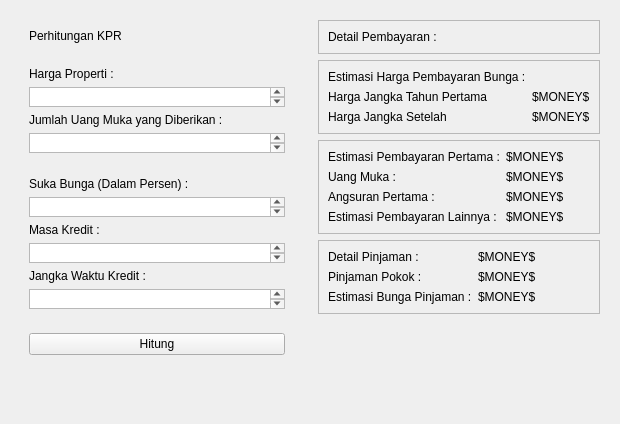
            <widget class="QWidget" name="PerhitunganKPRPage">
             <layout class="QHBoxLayout" name="horizontalLayout_25">
              <item>
               <widget class="QWidget" name="InputPerhitunganPageContainer" native="true">
                <layout class="QVBoxLayout" name="verticalLayout_44">
                 <item>
                  <widget class="QWidget" name="PerhitunganKPRContainer" native="true">
                   <layout class="QVBoxLayout" name="verticalLayout_45">
                    <item>
                     <widget class="QLabel" name="PerhitunganKPRLabel">
                      <property name="text">
                       <string>Perhitungan KPR</string>
                      </property>
                     </widget>
                    </item>
                   </layout>
                  </widget>
                 </item>
                 <item alignment="Qt::AlignTop">
                  <widget class="QWidget" name="PerhitunganKPRHargaContainer" native="true">
                   <layout class="QVBoxLayout" name="verticalLayout_46">
                    <item>
                     <widget class="QLabel" name="PerhitunganKPRHargaPropertiLabel">
                      <property name="text">
                       <string>Harga Properti :</string>
                      </property>
                     </widget>
                    </item>
                    <item>
                     <widget class="QTextEdit" name="PerhitunganKPRUangMukaTextEdit">
                      <property name="maximumSize">
                       <size>
                        <width>300</width>
                        <height>20</height>
                       </size>
                      </property>
                     </widget>
                    </item>
                    <item>
                     <widget class="QLabel" name="PerhitunganKPRUangMukaLabel">
                      <property name="text">
                       <string>Jumlah Uang Muka yang Diberikan :</string>
                      </property>
                     </widget>
                    </item>
                    <item>
                     <widget class="QTextEdit" name="PerhitunganKPRHargaPropertiTextEdit">
                      <property name="maximumSize">
                       <size>
                        <width>300</width>
                        <height>20</height>
                       </size>
                      </property>
                     </widget>
                    </item>
                   </layout>
                  </widget>
                 </item>
                 <item alignment="Qt::AlignTop">
                  <widget class="QWidget" name="PerhitunganKPRSukuBungaContainer" native="true">
                   <layout class="QVBoxLayout" name="verticalLayout_47">
                    <item>
                     <widget class="QLabel" name="PerhitunganKPRPersentaseSukuBungaLabel">
                      <property name="text">
                       <string>Suka Bunga (Dalam Persen) :</string>
                      </property>
                     </widget>
                    </item>
                    <item>
                     <widget class="QTextEdit" name="PerhitunganKPRMasaKreditLabelTextEdit">
                      <property name="maximumSize">
                       <size>
                        <width>300</width>
                        <height>20</height>
                       </size>
                      </property>
                     </widget>
                    </item>
                    <item>
                     <widget class="QLabel" name="PerhitunganKPRMasaKreditLabel">
                      <property name="text">
                       <string>Masa Kredit :</string>
                      </property>
                     </widget>
                    </item>
                    <item>
                     <widget class="QTextEdit" name="PerhitunganKPRJangkaWaktuKreditTextEdit">
                      <property name="maximumSize">
                       <size>
                        <width>300</width>
                        <height>20</height>
                       </size>
                      </property>
                     </widget>
                    </item>
                    <item>
                     <widget class="QLabel" name="PerhitunganKPRJangkaWaktuKreditLabel">
                      <property name="text">
                       <string>Jangka Waktu Kredit :</string>
                      </property>
                     </widget>
                    </item>
                    <item>
                     <widget class="QTextEdit" name="PerhitunganKPRPersentaseSukuBungaLabelTextEdit">
                      <property name="maximumSize">
                       <size>
                        <width>300</width>
                        <height>20</height>
                       </size>
                      </property>
                     </widget>
                    </item>
                   </layout>
                  </widget>
                 </item>
                 <item alignment="Qt::AlignTop">
                  <widget class="QWidget" name="PerhitunganKPRCalculateButtonContainer" native="true">
                   <layout class="QVBoxLayout" name="verticalLayout_48">
                    <item>
                     <widget class="QPushButton" name="PerhitunganKPRCalculateButton">
                      <property name="text">
                       <string>Hitung</string>
                      </property>
                     </widget>
                    </item>
                   </layout>
                  </widget>
                 </item>
                 <item>
                  <spacer name="verticalSpacer_9">
                   <property name="orientation">
                    <enum>Qt::Vertical</enum>
                   </property>
                   <property name="sizeHint" stdset="0">
                    <size>
                     <width>20</width>
                     <height>40</height>
                    </size>
                   </property>
                  </spacer>
                 </item>
                </layout>
               </widget>
              </item>
              <item>
               <widget class="QWidget" name="OutputPerhitunganPageContainer" native="true">
                <layout class="QVBoxLayout" name="verticalLayout_49">
                 <item>
                  <widget class="QFrame" name="OutputPerhitunganPageDetailPembayaranContainer">
                   <property name="frameShape">
                    <enum>QFrame::StyledPanel</enum>
                   </property>
                   <property name="frameShadow">
                    <enum>QFrame::Raised</enum>
                   </property>
                   <layout class="QVBoxLayout" name="verticalLayout_52">
                    <item alignment="Qt::AlignTop">
                     <widget class="QLabel" name="OutputPerhitunganPageDetailPembayaranLabel">
                      <property name="text">
                       <string>Detail Pembayaran :</string>
                      </property>
                     </widget>
                    </item>
                   </layout>
                  </widget>
                 </item>
                 <item>
                  <widget class="QFrame" name="OutputPerhitunganPageHargaBungaContainer">
                   <property name="frameShape">
                    <enum>QFrame::StyledPanel</enum>
                   </property>
                   <property name="frameShadow">
                    <enum>QFrame::Raised</enum>
                   </property>
                   <layout class="QGridLayout" name="gridLayout">
                    <item row="1" column="0">
                     <widget class="QLabel" name="EstimasiHargaBungaLabel">
                      <property name="text">
                       <string>Estimasi Harga Pembayaran Bunga :</string>
                      </property>
                     </widget>
                    </item>
                    <item row="5" column="0">
                     <widget class="QLabel" name="HargaJangkaTahunSetelahLabel">
                      <property name="text">
                       <string>Harga Jangka Setelah</string>
                      </property>
                     </widget>
                    </item>
                    <item row="3" column="0">
                     <widget class="QLabel" name="HargaJangkaTahunPertamaLabel">
                      <property name="text">
                       <string>Harga Jangka Tahun Pertama</string>
                      </property>
                     </widget>
                    </item>
                    <item row="5" column="1">
                     <widget class="QLabel" name="PenulisanHargaJangkaTahunSetelahLabel">
                      <property name="text">
                       <string>$MONEY$</string>
                      </property>
                     </widget>
                    </item>
                    <item row="3" column="1">
                     <widget class="QLabel" name="PenulisanHargaJangkaTahunPertamaLabel">
                      <property name="text">
                       <string>$MONEY$</string>
                      </property>
                     </widget>
                    </item>
                   </layout>
                  </widget>
                 </item>
                 <item>
                  <widget class="QFrame" name="OutputPerhitunganPageEstimasiPembayaranContainer">
                   <property name="frameShape">
                    <enum>QFrame::StyledPanel</enum>
                   </property>
                   <property name="frameShadow">
                    <enum>QFrame::Raised</enum>
                   </property>
                   <layout class="QGridLayout" name="gridLayout_2">
                    <item row="0" column="0">
                     <widget class="QLabel" name="EstimasiPembayaranLabel">
                      <property name="text">
                       <string>Estimasi Pembayaran Pertama :</string>
                      </property>
                     </widget>
                    </item>
                    <item row="3" column="0">
                     <widget class="QLabel" name="EstimasiPembayaranLainnyaLabel">
                      <property name="text">
                       <string>Estimasi Pembayaran Lainnya :</string>
                      </property>
                     </widget>
                    </item>
                    <item row="2" column="0">
                     <widget class="QLabel" name="AngsuranPertamaLabel">
                      <property name="text">
                       <string>Angsuran Pertama :</string>
                      </property>
                     </widget>
                    </item>
                    <item row="1" column="0">
                     <widget class="QLabel" name="UangMukaLabel">
                      <property name="text">
                       <string>Uang Muka :</string>
                      </property>
                     </widget>
                    </item>
                    <item row="1" column="1">
                     <widget class="QLabel" name="PenulisanHargaUangMukaLabel">
                      <property name="text">
                       <string>$MONEY$</string>
                      </property>
                     </widget>
                    </item>
                    <item row="2" column="1">
                     <widget class="QLabel" name="PenulisanHargaAngsuranPertamaLabel">
                      <property name="text">
                       <string>$MONEY$</string>
                      </property>
                     </widget>
                    </item>
                    <item row="3" column="1">
                     <widget class="QLabel" name="PenulisanHargaEstimasiPembayaranLabel">
                      <property name="text">
                       <string>$MONEY$</string>
                      </property>
                     </widget>
                    </item>
                    <item row="0" column="1">
                     <widget class="QLabel" name="PenulisanHargaEstimasiJumlahBayarLabel">
                      <property name="text">
                       <string>$MONEY$</string>
                      </property>
                     </widget>
                    </item>
                   </layout>
                  </widget>
                 </item>
                 <item>
                  <widget class="QFrame" name="OutputPerhitunganPageDetailPinjamanContainer">
                   <property name="frameShape">
                    <enum>QFrame::StyledPanel</enum>
                   </property>
                   <property name="frameShadow">
                    <enum>QFrame::Raised</enum>
                   </property>
                   <layout class="QGridLayout" name="gridLayout_3">
                    <item row="2" column="0">
                     <widget class="QLabel" name="PinjamanPokokLabel">
                      <property name="text">
                       <string>Pinjaman Pokok :</string>
                      </property>
                     </widget>
                    </item>
                    <item row="0" column="1">
                     <widget class="QLabel" name="PenulisanHargaDetailPinjamanLabel">
                      <property name="text">
                       <string>$MONEY$</string>
                      </property>
                     </widget>
                    </item>
                    <item row="0" column="0">
                     <widget class="QLabel" name="DetailPinjamanLabel">
                      <property name="text">
                       <string>Detail Pinjaman :</string>
                      </property>
                     </widget>
                    </item>
                    <item row="3" column="0">
                     <widget class="QLabel" name="EstimasiBungaPinjamanLabel">
                      <property name="text">
                       <string>Estimasi Bunga Pinjaman :</string>
                      </property>
                     </widget>
                    </item>
                    <item row="2" column="1">
                     <widget class="QLabel" name="PenulisanHargaPinjamanPokokLabel">
                      <property name="text">
                       <string>$MONEY$</string>
                      </property>
                     </widget>
                    </item>
                    <item row="3" column="1">
                     <widget class="QLabel" name="PenulisanHargaEstimasiBungaPinjamanLabel">
                      <property name="text">
                       <string>$MONEY$</string>
                      </property>
                     </widget>
                    </item>
                   </layout>
                  </widget>
                 </item>
                 <item>
                  <spacer name="verticalSpacer_10">
                   <property name="orientation">
                    <enum>Qt::Vertical</enum>
                   </property>
                   <property name="sizeHint" stdset="0">
                    <size>
                     <width>20</width>
                     <height>40</height>
                    </size>
                   </property>
                  </spacer>
                 </item>
                </layout>
               </widget>
              </item>
             </layout>
            </widget>
